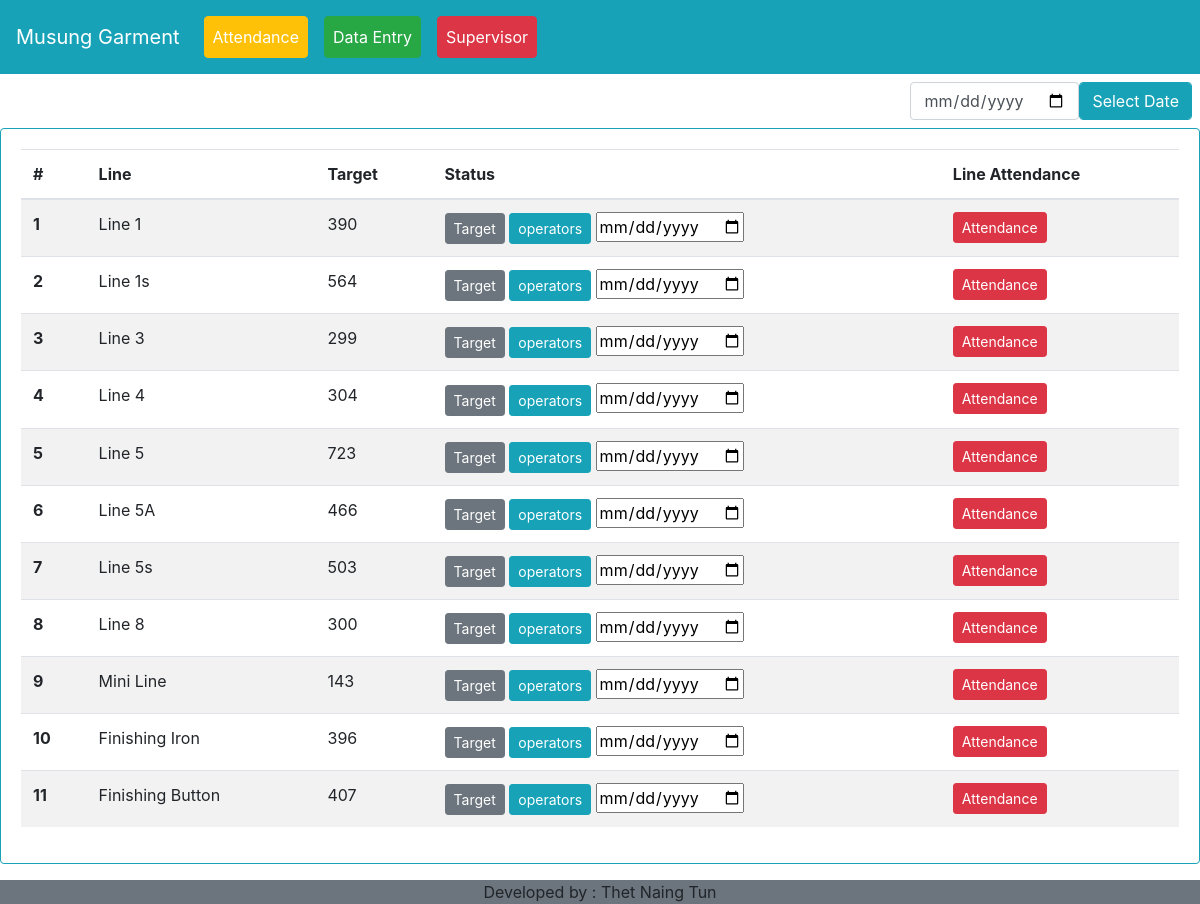
/attendance_backdate/, run on an earlier commit of the app's database.
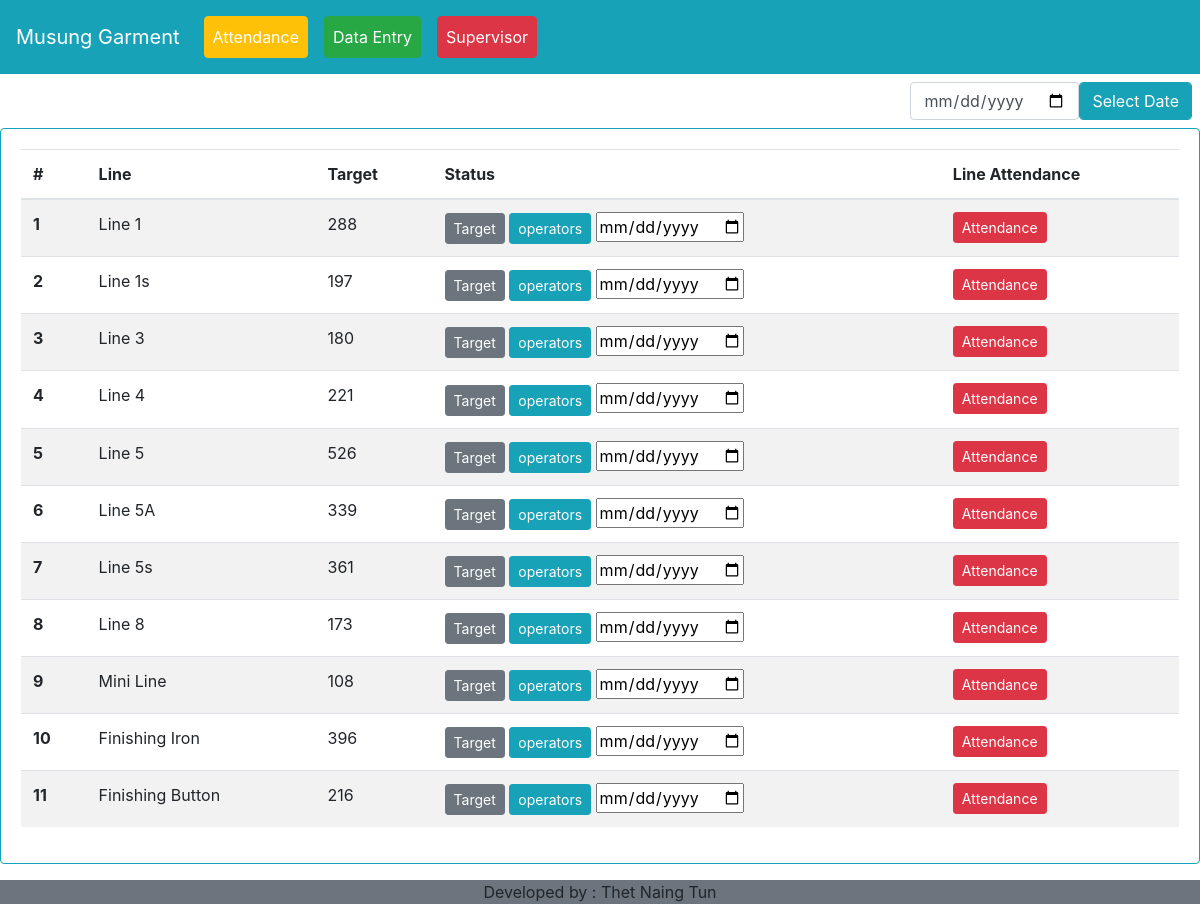
And on a later commit of the database.
### myapp/models.py (models this page shows, shortened)
class line(models.Model):
    line_name = models.CharField(max_length=255)
    target = models.PositiveIntegerField(default=0)

### myapp/views.py (the view)
# urls.py: path('attendance_backdate/', views.attendance_backdate, name='attendance_backdate'),
def attendance_backdate(request):
    bdate = request.POST.get('duedate')
    lis = line.objects.all()
    context = {'lis':lis, 'bdate':bdate}
    return render(request, 'attendance_backdate.html', context)

### templates/attendance_backdate.html (shortened to what this page needs)
{% extends 'base.html' %}
{% block content %}
<div class="d-flex justify-content-end">
  <form method="post" action="{% url 'myapp:attendance_backdate' %}">{% csrf_token %}
    <div class="row m-2">
      <input type="date" name="duedate"  class="form-control col datepicker">
      <input type="submit" class="form-control btn btn-md btn-info col" value="Select Date">
    </div>
  </form>
</div>
<div class="card border-info mb-3">
  <div class="card-body">
<table class="table table-striped" id="invlist">
  <thead>
    <tr class="lilisttr">
      <th scope="col">#</th>
      <th scope="col">Line</th>
      <th scope="col">Target</th>
      <th scope="col">Status</th>
      <th scope="col">Line Attendance</th>
    </tr>
  </thead>
  <tbody id="linelistTbl">
  	{% for i in lis %}
    <tr class="linetr">
      <th scope="row" class="lid">{{i.id}}</th>
      <td>{{i.line_name}}</td>
      <td>{{i.target}}</td>
      <td>
<button type="button" class="btn btn-sm btn-secondary" data-toggle="modal" data-target="#lineu-{{i.id}}">
  Target
</button>
    <a href="{% url 'myapp:operatoratt' i.id %}" class="btn btn-sm btn-info">operators</a>
    <input type="date" name="backd" value="{{bdate}}" class="bdate">
      </td>
      <td>
        <button type="button" class="dueattendance btn btn-sm btn-danger">Attendance</button>
      </td>
    </tr>
    {% endfor %}
  </tbody>
</table>
  </div>
</div>
{% endblock content %}

What changed in the data, as far as the page shows it:
changed line "Line 1": target "390" → "288"
changed line "Line 1s": target "564" → "197"
changed line "Line 3": target "299" → "180"
changed line "Line 4": target "304" → "221"
changed line "Line 5": target "723" → "526"
changed line "Line 5A": target "466" → "339"
changed line "Line 5s": target "503" → "361"
changed line "Line 8": target "300" → "173"
changed line "Mini Line": target "143" → "108"
changed line "Finishing Button": target "407" → "216"
